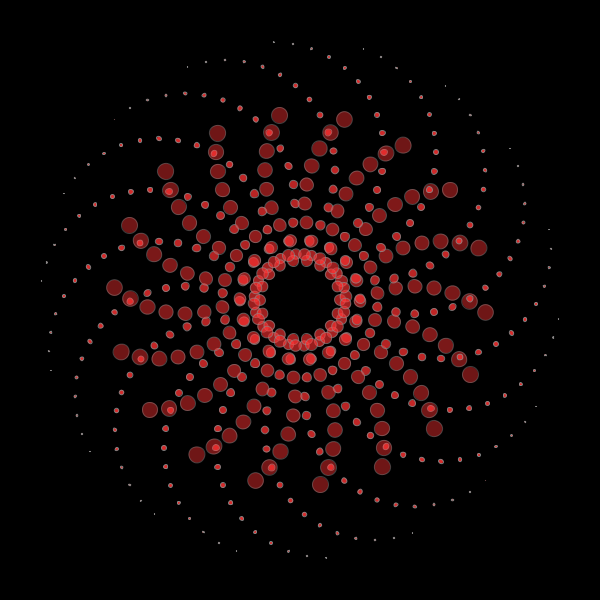
Frame 1 (no input)
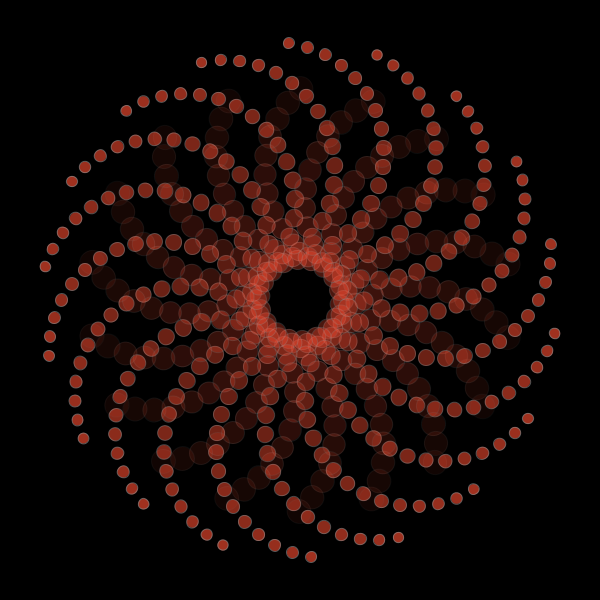
Frame 60 (the mouse pressed at the canvas centre just before this capture)
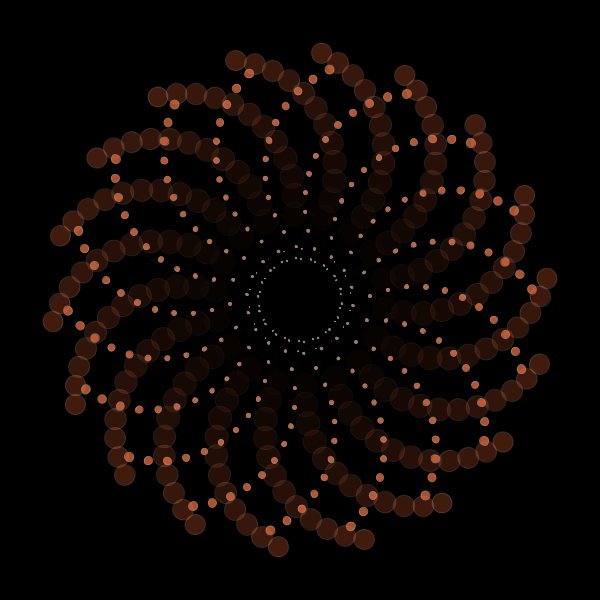
Frame 120 (the mouse held since frame 60 and released just before this capture)

The Processing sketch that drew these frames (run headless with seeded random() and noise(); from frame 60 on, the mouse is pressed at the canvas centre):

// Processing sketch: processing_168071
// ── processing_168071.pde

float radius, mRadius; 
int counter; 
float inc; 

void setup() {
  size(600, 600); 
  background(0); 
  smooth(); 
  
  colorMode(HSB, 360, 100, 100, 100);

  mRadius = width/4; 
  radius = mRadius - 40; 
  counter = 0; 
  inc = 0;
}

void draw() {
  background(0);  

  translate(width/2, height/2);   

  float x, y, eSize, factor;

  for (float a = 0; a < 360; a += 20) {
    x = cos(radians(a)) * mRadius;
    y = sin(radians(a)) * mRadius;
    pushMatrix(); 
    translate(x, y); 
    rotate(radians(a+inc)); 

    eSize = 0; 
    counter = 0; 

    for (float angle = 0; angle < 276; angle += 10) {
      
      factor = (float) ((inc + counter) % 48) / 48;       
      eSize = 30 * sin(factor);      

      x = cos(radians(angle)) * radius;
      y = sin(radians(angle)) * radius;

      int c = (int) inc/2 % 360;
      fill(c, 80, 100, lerp(100, 0, factor));
      stroke(200, lerp(100, 0, factor));         
      ellipse(x, y, eSize, eSize);
      counter++;
    }    
    popMatrix();  
  }

  inc += 0.3;
  
}
